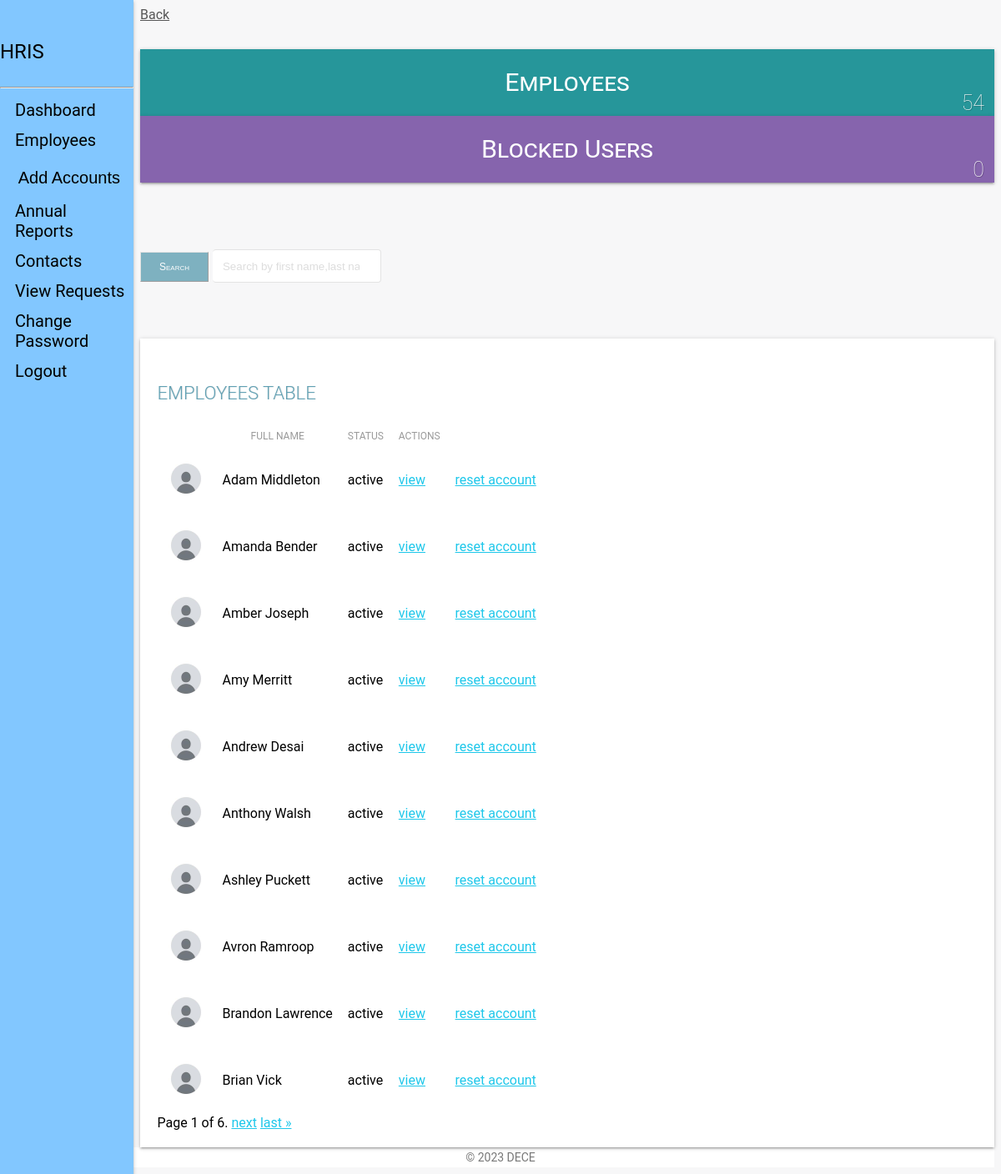
The app's page /admin_view/employees/ (signed in) with its own data.
### staff_app/models.py (models this page shows, shortened)
class Employee(models.Model):
    MALE = 'male'
    FEMALE = 'female'
    OTHER = 'other'
    NOT_KNOWN = 'Not Known'
    GENDER = (
        (MALE, 'Male'),
        (FEMALE, 'Female'),
        (OTHER, 'Other'),
        (NOT_KNOWN, 'Not Known'),
    )
    MR = 'Mr'
    MRS = 'Mrs'
    MSS = 'Mss'
    DR = 'Dr'
    SIR = 'Sir'
    MADAM = 'Madam'
    TITLE = (
        (MR, 'Mr'),
        (MRS, 'Mrs'),
        (MSS, 'Mss'),
        (DR, 'Dr'),
        (SIR, 'Sir'),
        (MADAM, 'Madam'),
    )
    FULL_TIME = 'Full-Time'
    PART_TIME = 'Part-Time'
    CONTRACT = 'Contract'
    INTERN = 'Intern'
    EMPLOYEETYPE = (
        (FULL_TIME, 'Full-Time'),
        (PART_TIME, 'Part-Time'),
        (CONTRACT, 'Contract'),
        (INTERN, 'Intern'),
    )
    user = models.ForeignKey(CustomUser, on_delete=models.CASCADE, default=1)
    title = models.CharField(_('Title'), max_length=10, default=MR,
                             choices=TITLE, blank=False, null=True)
    image = models.ImageField(_('Profile Image'), upload_to='profiles/', default='profiles/default.png',
                              blank=True, null=True, help_text='upload image size less than 2.0MB')
    firstname = models.CharField(
        _('Firstname'), max_length=125, null=False, blank=False)
    lastname = models.CharField(
        _('Lastname'), max_length=125, null=False, blank=False)
    othername = models.CharField(
        _('Othername (optional)'), max_length=125, null=True, blank=True)
    employeeid = models.PositiveIntegerField(
        _('Employee ID'), null=True, blank=True)
    sex = models.CharField(_('Gender'), max_length=10, default=NOT_KNOWN,
                           choices=GENDER, blank=False)
    email = models.EmailField(
        _('Email'), max_length=255, default=None, blank=True, null=True)
    tel = PhoneNumberField(null=False, blank=False,
                           verbose_name='Phone Number')
    bio = models.CharField(_('Bio'), max_length=255, default='',
                           null=True, blank=True)
    birthday = models.DateField(_('Date of Birth'), blank=False, null=True)
    nisnumber = models.PositiveIntegerField(
        _('NIS Number'), null=True, blank=True)
    employeetype = models.CharField(_('Employee Type'), max_length=15, default=FULL_TIME,
                                    choices=EMPLOYEETYPE, blank=False, null=True)
    vitae = models.FileField(_('Cirriculum Vitae'), upload_to='vitae/', blank=True,
                             null=True, validators=[FileExtensionValidator(allowed_extensions=['pdf', 'docx'])], help_text='upload in .docx or .pdf')  # curriculum vitae
    """
    is_blocked and is_deleted are boolean fields that indicate whether an employee is blocked or deleted.
    _('Is Blocked') and _('Is Deleted') are translation strings for the field labels.
    """
    is_blocked = models.BooleanField(
        _('Is Blocked'), help_text='button to toggle employee block and unblock', default=False)
    is_deleted = models.BooleanField(
        _('Is Deleted'), help_text='button to toggle employee deleted and undelete', default=False)
    """
    created and updated are datetime fields that store the date and time when an employee is created or updated.
    verbose_name is the human-readable name for the field.
    """
    created = models.DateTimeField(verbose_name=_(
        'Created'), auto_now_add=True, null=True)
    updated = models.DateTimeField(
        verbose_name=_('Updated'), auto_now=True, null=True)
    """
    objects is a reference to the default manager for the model.
    """
    objects = EmployeeManager()
    """
    Meta class contains some metadata for the model.
    verbose_name and verbose_name_plural are human-readable names for the model.
    ordering specifies the default ordering of the records.
    """
    class Meta:
        verbose_name = _('Employee')
        verbose_name_plural = _('Employees')
        ordering = ['-created']
    """
    __str__ method is used to convert the model object to a string representation in the database.
    Here, it returns the full name of the employee using the get_full_name property.
    """
    def __str__(self):
        return self.get_full_name
    """
    get_full_name is a property that returns the full name of the employee.
    It checks if firstname, lastname, and othername fields are available and returns the full name accordingly.
    the @property decorator allows this function to be called as a model property would withoung using '()'
    """
    @ property
    def get_full_name(self):
        fullname = ''
        firstname = self.firstname
        lastname = self.lastname
        othername = self.othername
        if (firstname and lastname) or othername is None:
            fullname = firstname + ' ' + lastname
            return fullname
        elif othername:
            fullname = firstname + ' ' + othername + ' '+lastname
            return fullname
        return
    """
    get_age is a property that returns the age of the employee.
    It calculates the age using the birthday field and the current year.
    """
    @ property
    def get_age(self):
        current_year = datetime.date.today().year
        dateofbirth_year = self.birthday.year
        if dateofbirth_year:
            return current_year - dateofbirth_year
        return

### admin_app/views.py (the view)
# urls.py: path('employees/', views.employees, name="employees"),
def employees(request):
    if not (request.user.is_authenticated and request.user.is_superuser):
        return redirect('hris:home')
    dataset = dict()
    employees = Employee.objects.all().order_by('firstname')
    query = request.GET.get('search')
    if query:
        query = re.sub(r"\s+", ".", query, flags=re.UNICODE)
        employees = employees.filter(
            Q(email__icontains=query)
        )
    paginator = Paginator(employees, 10)
    page = request.GET.get('page')
    employees_paginated = paginator.get_page(page)
    dataset['employee_list'] = employees_paginated
    dataset['all_employees'] = Employee.objects.all_employees()
    blocked_employees = Employee.objects.all_blocked_employees()
    dataset['blocked_employees'] = blocked_employees
    dataset['title'] = 'Employees list view'
    return render(request, 'admin/view_employees.html', dataset)

### admin_app/managers.py (called while the page is built)
    def get_queryset(self):
        return super().get_queryset().filter(is_deleted=False)

    def all_employees(self):
        return super().get_queryset()

    def all_blocked_employees(self):
        return super().get_queryset().filter(is_blocked=True)

### templates/admin/view_employees.html (shortened to what this page needs)
{% extends 'base.html' %}
{% load static %}
{% block content %}
<link type="text/CSS" href="{% static 'css/light-bootstrap-dashboard.css' %}" rel="stylesheet"/>
    <section class="row">
        <section class="col col-lg-12">
            <span><a href="{{request.META.HTTP_REFERER|escape}}" style="color:#565656;">Back</a></span>
        </section>
    </section>
    <section class="row margin-bottom">
        <div class="container-fluid">
            <section class="col-lg-4 col-md-4 col-sm-12">
                <div class="employee-box sec-box">
                    <a href="{% url 'admin_app:employees' %} ">
                    <span>Employees</span>
                    </a>
                    <span class="count-object">{{ all_employees.count }}</span>
                </div>
            </section>
            <section class="col-lg-4 col-md-4 col-sm-12">
                <div class="blocked-box sec-box">
                    <a href="">
                    <span>Blocked Users</span>
                    </a>
                    <span class="count-object">{{ blocked_employees.count }}</span>
                </div>
            </section>
        </div>
    </section>
    <div class="row" style="margin-bottom: 2.2rem;margin-top: 3rem;">
        <div class="">
        <div class="col-lg-12">
            <form action="." method="GET">
                <div class="input-group mb3">
                    <span class="input-group-btn">
                        <button class="btn btn-default" id = "stylebutton" type="submit">Search</button>
                    </span>
                    <input type="search" value="{{request.GET.search}}" name="search" class="form-control" placeholder="Search by first name,last name...">
                </div>
            </form>
        </div>
        </div>
    </div>
    <div class="table-responsive table-shadow">
        <div class="text-center table-description">
            <h4 class="title-h3" style="color: #60a0b3 !important;
            text-shadow: 1px 0px rgba(0,0,0,0.11)"> EMPLOYEES TABLE</h4>
        </div>
        <table class="table">
            <thead>
                <tr>
                  <th scope="col"></th>
                  <th scope="col">Full Name</th>
                  <th scope="col">Status</th>
                  <th scope="col">Actions</th>
                  <th scope="col"></th>
                </tr>
            </thead>
            <tbody>
                {% if not employee_list %}
                    <tr>
                    <td>No Employee found.</td>
                    </tr>
                {% else %}
                    {% for employee in employee_list %}
                    <tr>
                    {% if employee.image %}
                    <th scope="row"><img src="{{employee.image.url}}" width="50" height="50"></th>
                    {% else %}
                    <th scope="row">-</th>
                    {% endif %}
                    <td>{{ employee.get_full_name }}</td>
                    {% if employee.is_blocked %}
                    <td>Inactive</td>
                    {% else %}
                    <td>active</td>
                    {% endif %}
                    <td>
                        <a href="{% url 'admin_app:info' employee.user_id %}">
                            view
                        </a>
                    </td>
                    <td> <a href="{% url 'hris:reset-account' employee.user_id %}">reset account</a> </td>
                    </tr>
                    {% endfor %}
                {% endif %}
            </tbody>
        </table>
              <div class="pagination">
                <span class="step-links">
                    <span class="current">
                        Page {{ employee_list.number }} of {{ employee_list.paginator.num_pages }}.
                    </span>
                    {% if employee_list.has_next %}
                        <a href="?page={{ employee_list.next_page_number }}">next</a>
                        <a href="?page={{ employee_list.paginator.num_pages }}">last &raquo;</a>
                    {% endif %}
                </span>
            </div>
    </div>
{% endblock content %}

### templates/base.html (shortened to what this page needs)
{% load static %}
{% load humanize %}
<!DOCTYPE html>
<html lang="en">
<head>
    <link rel="stylesheet" type="text/CSS" href="https://res.cloudinary.com/dtol6ceis/raw/upload/v1680495195/css/bootstrap.min_ehexbi.css">
</head>
<body>
    <div class="sidenav">
        <section class="text-center">
            <p>HRIS</p>
            <hr>
        </section>
        {% if user.is_superuser%}
            <a href="{% url 'admin_app:admin-home' %}">Dashboard</a>
            <a href="{% url 'admin_app:employees' %} ">Employees</a>
            <div class="dropdown" style="float:right;">
                <button class="dropbtn">Add Accounts</button>
            </div>
            <a href="{% url 'admin_app:annualreports' %}">Annual Reports</a>
            <a href="{% url 'admin_app:contacts' %}">Contacts</a>
            <a href="{% url 'admin_app:requests' %}">View Requests</a>
            <a href="{% url 'hris:password_change' %}">Change Password</a>
            <a href="{% url 'hris:logout' %}">Logout</a>
        {% endif %}
    </div>
    <div class="main">
        {% block content %}
        {% endblock %}
    </div>
    <footer class="footer">
        <div class="container-fluid">
            <a class="copyright pull-right">
                &copy; <script>document.write(new Date().getFullYear())</script> DECE
            </a>
        </div>
    </footer>
</body>
</html>

### records on screen
Employee: image (placeholder picture), get_full_name "Adam Middleton", is_blocked "active"
Employee: image (placeholder picture), get_full_name "Amanda Bender", is_blocked "active"
Employee: image (placeholder picture), get_full_name "Amber Joseph", is_blocked "active"
Employee: image (placeholder picture), get_full_name "Amy Merritt", is_blocked "active"
Employee: image (placeholder picture), get_full_name "Andrew Desai", is_blocked "active"
Employee: image (placeholder picture), get_full_name "Anthony Walsh", is_blocked "active"
Employee: image (placeholder picture), get_full_name "Ashley Puckett", is_blocked "active"
Employee: image (placeholder picture), get_full_name "Avron Ramroop", is_blocked "active"
Employee: image (placeholder picture), get_full_name "Brandon Lawrence", is_blocked "active"
Employee: image (placeholder picture), get_full_name "Brian Vick", is_blocked "active"

### other values on screen
{{ all_employees.count }} "54"
{{ blocked_employees.count }} "0"
{{ employee_list.number }} "1"
{{ employee_list.paginator.num_pages }} "6"
